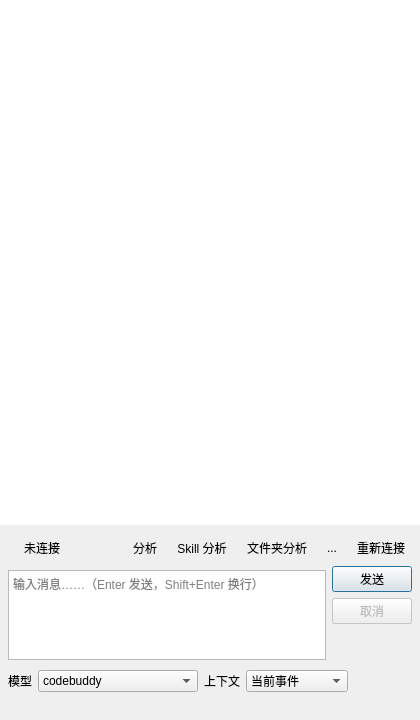
<?xml version="1.0" encoding="UTF-8"?>
<ui version="4.0">
 <class>AIAssistant</class>
 <widget class="QFrame" name="AIAssistant">
  <property name="geometry">
   <rect>
    <x>0</x>
    <y>0</y>
    <width>420</width>
    <height>720</height>
   </rect>
  </property>
  <property name="windowTitle">
   <string>AI 助手 (CodeBuddy)</string>
  </property>
  <layout class="QVBoxLayout" name="mainLayout">
   <property name="spacing">
    <number>4</number>
   </property>
   <property name="leftMargin">
    <number>0</number>
   </property>
   <property name="topMargin">
    <number>0</number>
   </property>
   <property name="rightMargin">
    <number>0</number>
   </property>
   <property name="bottomMargin">
    <number>0</number>
   </property>
   <item>
    <widget class="QTextBrowser" name="chatView">
     <property name="sizePolicy">
      <sizepolicy hsizetype="Expanding" vsizetype="Expanding">
       <horstretch>0</horstretch>
       <verstretch>1</verstretch>
      </sizepolicy>
     </property>
     <property name="frameShape">
      <enum>QFrame::NoFrame</enum>
     </property>
     <property name="openExternalLinks">
      <bool>true</bool>
     </property>
    </widget>
   </item>
   <item>
    <widget class="QFrame" name="footerFrame">
     <property name="frameShape">
      <enum>QFrame::NoFrame</enum>
     </property>
     <layout class="QVBoxLayout" name="footerLayout">
      <property name="spacing">
       <number>6</number>
      </property>
      <property name="leftMargin">
       <number>8</number>
      </property>
      <property name="topMargin">
       <number>6</number>
      </property>
      <property name="rightMargin">
       <number>8</number>
      </property>
      <property name="bottomMargin">
       <number>8</number>
      </property>
      <item>
       <layout class="QHBoxLayout" name="statusRow">
        <item>
         <widget class="QLabel" name="statusDot">
          <property name="minimumSize">
           <size>
            <width>10</width>
            <height>10</height>
           </size>
          </property>
          <property name="maximumSize">
           <size>
            <width>10</width>
            <height>10</height>
           </size>
          </property>
          <property name="text">
           <string/>
          </property>
         </widget>
        </item>
        <item>
         <widget class="QLabel" name="statusLabel">
          <property name="text">
           <string>未连接</string>
          </property>
         </widget>
        </item>
        <item>
         <spacer name="statusSpacer">
          <property name="orientation">
           <enum>Qt::Horizontal</enum>
          </property>
          <property name="sizeHint" stdset="0">
           <size>
            <width>40</width>
            <height>20</height>
           </size>
          </property>
         </spacer>
        </item>
        <item>
         <widget class="QToolButton" name="analyzeButton">
          <property name="text">
           <string>分析</string>
          </property>
          <property name="toolTip">
           <string>分析已加载抓帧的显存占用与 GPU 耗时，并请 CodeBuddy 给出优化建议</string>
          </property>
          <property name="autoRaise">
           <bool>true</bool>
          </property>
         </widget>
        </item>
        <item>
         <widget class="QToolButton" name="skillButton">
          <property name="text">
           <string>Skill 分析</string>
          </property>
          <property name="toolTip">
           <string>导入本地 Skill 文件（.md/.txt），按该 Skill 的指引对当前抓帧进行性能分析</string>
          </property>
          <property name="autoRaise">
           <bool>true</bool>
          </property>
         </widget>
        </item>
        <item>
         <widget class="QToolButton" name="folderButton">
          <property name="text">
           <string>文件夹分析</string>
          </property>
          <property name="toolTip">
           <string>选择一个文件夹，批量分析其中所有 .rdc 抓帧文件的显存与 GPU 耗时并汇总成报告</string>
          </property>
          <property name="autoRaise">
           <bool>true</bool>
          </property>
         </widget>
        </item>
        <item>
         <widget class="QToolButton" name="settingsButton">
          <property name="text">
           <string>...</string>
          </property>
          <property name="toolTip">
           <string>CodeBuddy 连接设置</string>
          </property>
          <property name="autoRaise">
           <bool>true</bool>
          </property>
         </widget>
        </item>
        <item>
         <widget class="QToolButton" name="reconnectButton">
          <property name="text">
           <string>重新连接</string>
          </property>
          <property name="autoRaise">
           <bool>true</bool>
          </property>
         </widget>
        </item>
       </layout>
      </item>
      <item>
       <layout class="QHBoxLayout" name="inputRow">
        <item>
         <widget class="QPlainTextEdit" name="inputEdit">
          <property name="maximumSize">
           <size>
            <width>16777215</width>
            <height>90</height>
           </size>
          </property>
          <property name="placeholderText">
           <string>输入消息……（Enter 发送，Shift+Enter 换行）</string>
          </property>
         </widget>
        </item>
        <item>
         <layout class="QVBoxLayout" name="buttonColumn">
          <item>
           <widget class="QPushButton" name="sendButton">
            <property name="text">
             <string>发送</string>
            </property>
            <property name="default">
             <bool>true</bool>
            </property>
           </widget>
          </item>
          <item>
           <widget class="QPushButton" name="cancelButton">
            <property name="enabled">
             <bool>false</bool>
            </property>
            <property name="text">
             <string>取消</string>
            </property>
           </widget>
          </item>
          <item>
           <spacer name="buttonSpacer">
            <property name="orientation">
             <enum>Qt::Vertical</enum>
            </property>
            <property name="sizeHint" stdset="0">
             <size>
              <width>20</width>
              <height>40</height>
             </size>
            </property>
           </spacer>
          </item>
         </layout>
        </item>
       </layout>
      </item>
      <item>
       <layout class="QHBoxLayout" name="optionsRow">
        <property name="spacing">
         <number>6</number>
        </property>
        <item>
         <widget class="QLabel" name="modelLabel">
          <property name="text">
           <string>模型</string>
          </property>
         </widget>
        </item>
        <item>
         <widget class="QComboBox" name="modelCombo">
          <property name="minimumSize">
           <size>
            <width>160</width>
            <height>0</height>
           </size>
          </property>
          <property name="sizeAdjustPolicy">
           <enum>QComboBox::AdjustToContents</enum>
          </property>
          <property name="toolTip">
           <string>选择要使用的模型（从 CodeBuddy 的可选模型中获取）</string>
          </property>
          <item>
           <property name="text">
            <string>codebuddy</string>
           </property>
          </item>
         </widget>
        </item>
        <item>
         <widget class="QLabel" name="contextLabel">
          <property name="text">
           <string>上下文</string>
          </property>
         </widget>
        </item>
        <item>
         <widget class="QComboBox" name="contextCombo">
          <property name="toolTip">
           <string>是否在发送消息时附带当前抓帧的上下文</string>
          </property>
          <item>
           <property name="text">
            <string>当前事件</string>
           </property>
          </item>
          <item>
           <property name="text">
            <string>不附带上下文</string>
           </property>
          </item>
         </widget>
        </item>
        <item>
         <spacer name="optionsSpacer">
          <property name="orientation">
           <enum>Qt::Horizontal</enum>
          </property>
          <property name="sizeHint" stdset="0">
           <size>
            <width>40</width>
            <height>20</height>
           </size>
          </property>
         </spacer>
        </item>
       </layout>
      </item>
      <item>
       <widget class="QLabel" name="executeLabel">
        <property name="text">
         <string/>
        </property>
        <property name="wordWrap">
         <bool>true</bool>
        </property>
       </widget>
      </item>
     </layout>
    </widget>
   </item>
  </layout>
 </widget>
 <resources/>
 <connections/>
</ui>
